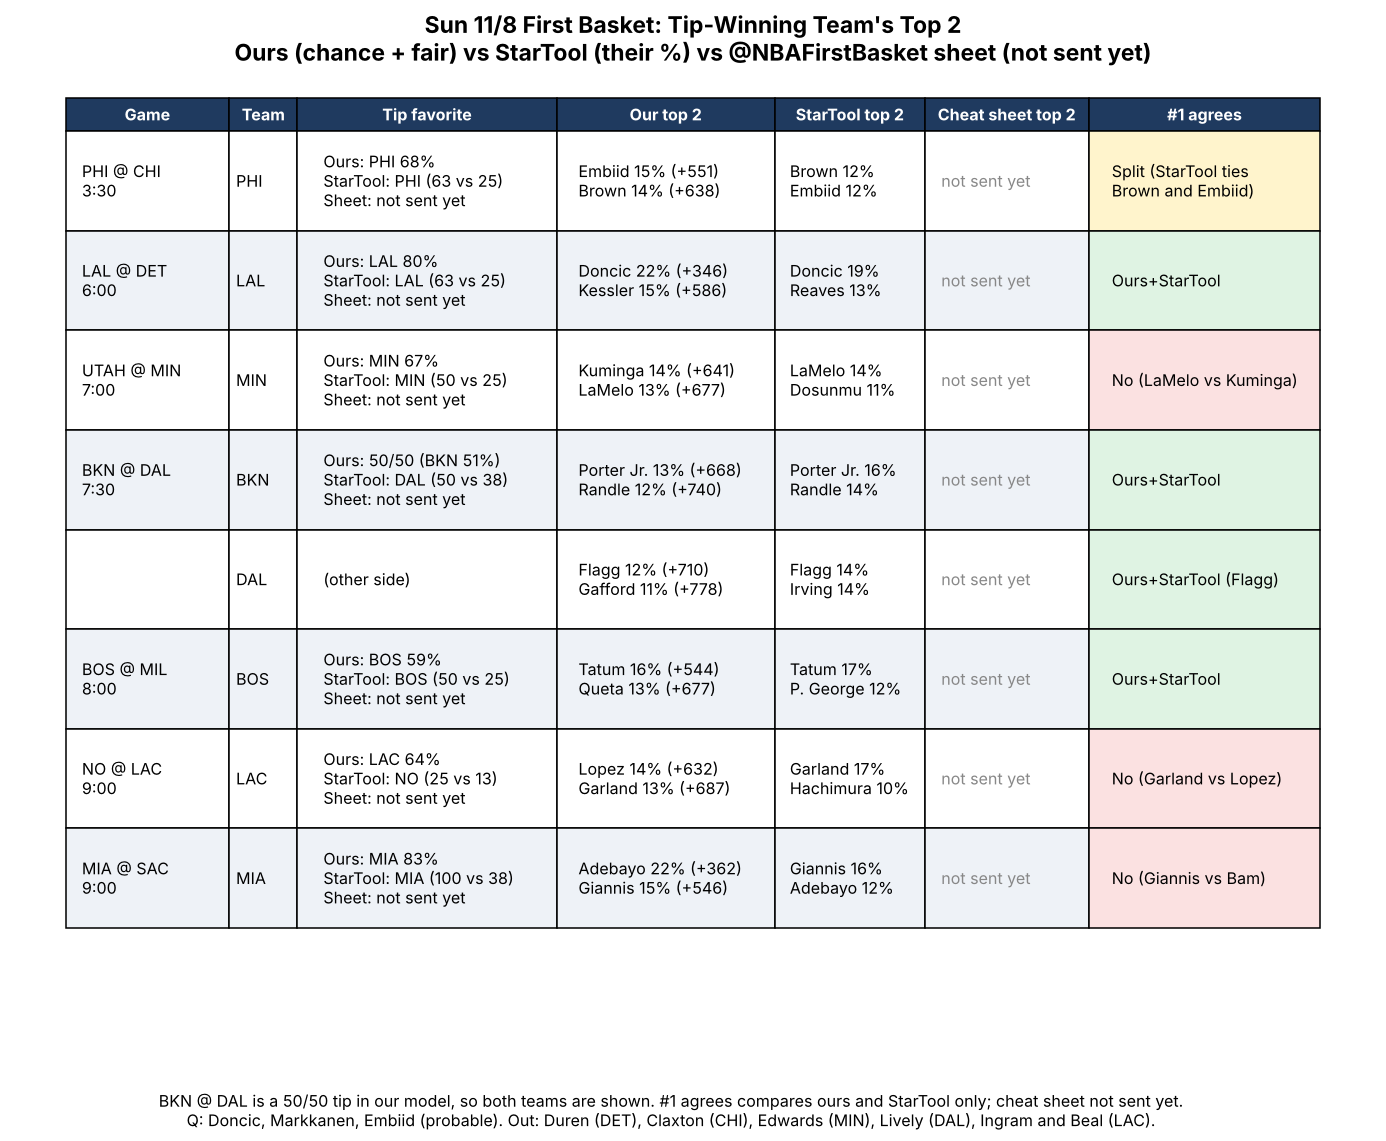

The Python source for this figure:
import matplotlib; matplotlib.use('Agg')
import matplotlib.pyplot as plt
NS="not sent yet"
rows=[
["PHI @ CHI\n3:30","PHI","Ours: PHI 68%\nStarTool: PHI (63 vs 25)\nSheet: not sent yet","Embiid 15% (+551)\nBrown 14% (+638)","Brown 12%\nEmbiid 12%",NS,"Split (StarTool ties\nBrown and Embiid)","y"],
["LAL @ DET\n6:00","LAL","Ours: LAL 80%\nStarTool: LAL (63 vs 25)\nSheet: not sent yet","Doncic 22% (+346)\nKessler 15% (+586)","Doncic 19%\nReaves 13%",NS,"Ours+StarTool","g"],
["UTAH @ MIN\n7:00","MIN","Ours: MIN 67%\nStarTool: MIN (50 vs 25)\nSheet: not sent yet","Kuminga 14% (+641)\nLaMelo 13% (+677)","LaMelo 14%\nDosunmu 11%",NS,"No (LaMelo vs Kuminga)","r"],
["BKN @ DAL\n7:30","BKN","Ours: 50/50 (BKN 51%)\nStarTool: DAL (50 vs 38)\nSheet: not sent yet","Porter Jr. 13% (+668)\nRandle 12% (+740)","Porter Jr. 16%\nRandle 14%",NS,"Ours+StarTool","g"],
["","DAL","(other side)","Flagg 12% (+710)\nGafford 11% (+778)","Flagg 14%\nIrving 14%",NS,"Ours+StarTool (Flagg)","g"],
["BOS @ MIL\n8:00","BOS","Ours: BOS 59%\nStarTool: BOS (50 vs 25)\nSheet: not sent yet","Tatum 16% (+544)\nQueta 13% (+677)","Tatum 17%\nP. George 12%",NS,"Ours+StarTool","g"],
["NO @ LAC\n9:00","LAC","Ours: LAC 64%\nStarTool: NO (25 vs 13)\nSheet: not sent yet","Lopez 14% (+632)\nGarland 13% (+687)","Garland 17%\nHachimura 10%",NS,"No (Garland vs Lopez)","r"],
["MIA @ SAC\n9:00","MIA","Ours: MIA 83%\nStarTool: MIA (100 vs 38)\nSheet: not sent yet","Adebayo 22% (+362)\nGiannis 15% (+546)","Giannis 16%\nAdebayo 12%",NS,"No (Giannis vs Bam)","r"],
]
fig,ax=plt.subplots(figsize=(16,1.1*len(rows)+2.4)); ax.axis('off')
ax.set_title("Sun 11/8 First Basket: Tip-Winning Team's Top 2\nOurs (chance + fair) vs StarTool (their %) vs @NBAFirstBasket sheet (not sent yet)",fontsize=15,fontweight='bold',pad=12)
tb=ax.table(cellText=[r[:7] for r in rows],colLabels=["Game","Team","Tip favorite","Our top 2","StarTool top 2","Cheat sheet top 2","#1 agrees"],
  colWidths=[0.12,0.05,0.19,0.16,0.11,0.12,0.17],loc='upper center',cellLoc='left')
tb.auto_set_font_size(False); tb.set_fontsize(10.5)
col={'g':'#dff3e3','y':'#fff4cc','r':'#fbe1e1'}
for (r,c),cl in tb.get_celld().items():
    cl.set_height(0.105 if r>0 else 0.035)
    if r==0:
        cl.set_facecolor('#1f3a5f'); cl.get_text().set_color('white'); cl.get_text().set_fontweight('bold'); cl.get_text().set_ha('center')
    else:
        if r%2==0: cl.set_facecolor('#eef2f7')
        if c==6: cl.set_facecolor(col[rows[r-1][7]])
        if c==5: cl.get_text().set_color('#888888')
plt.figtext(0.5,0.03,"BKN @ DAL is a 50/50 tip in our model, so both teams are shown. #1 agrees compares ours and StarTool only; cheat sheet not sent yet.\nQ: Doncic, Markkanen, Embiid (probable). Out: Duren (DET), Claxton (CHI), Edwards (MIN), Lively (DAL), Ingram and Beal (LAC).",ha='center',fontsize=10.5)
plt.savefig('/home/user/Defined-Risk-Trading/analysis/nba/out/charts/fb_tipteam_3way_2026-11-08.png',dpi=110,bbox_inches='tight')
